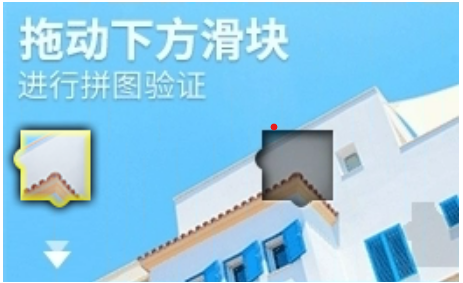
#> input picture 验证码识别/captcha.png, 463 x 283 px
$ python 'CV滑块.py'
#> lines starting #> are read from the running program, lines starting #| are printed output that depends on the picture; after the words box and inside, x2 and y2 are one past the last pixel; in counts of white or black regions, pixels touching at a corner belong together
import cv2
def template_matching(img_path, tm_path):

	# 导入图片，灰度化
#> called with img_path = 'captcha.png', tm_path = 'tm.png'
    img_rgb = cv2.imread(img_path)
#> img_rgb is the input picture: shape (283, 463, 3); mean B, G, R 230.9, 202.7, 147.2
    template_rgb = cv2.imread(tm_path)
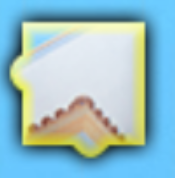
#> input picture 验证码识别/tm.png, 175 x 178 px
#> template_rgb is the input picture: shape (178, 175, 3); mean B, G, R 198.7, 190.5, 150.5
    img_gray = cv2.cvtColor(img_rgb, cv2.COLOR_BGR2GRAY)
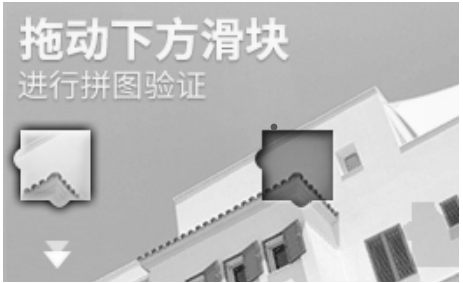
#> img_gray: shape (283, 463); min 30, max 255, mean 189.3
    tm_gray = cv2.cvtColor(template_rgb, cv2.COLOR_BGR2GRAY)
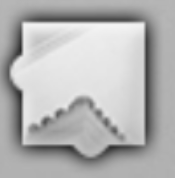
#> tm_gray: shape (178, 175); min 42, max 244, mean 179.5
    # 缺口图去除背景
    h, w = tm_gray.shape
#> h = 178; w = 175
    w_start_index, h_start_index = 0, 0
    w_end_index, h_end_index = w, h
#> w_end_index = 175; h_end_index = 178
    # 缺口图去除背景
    # 算出高起始位置
    for i in range(h):
        if not any(tm_gray[i, :]):
            h_start_index = i
        else:
            break
	# 算出高的结束位置
    for i in range(h - 1, 0, -1):
        if not any(tm_gray[i, :]):
            h_end_index = i
        else:
            break
	# 算出宽的起始位置
    for i in range(w):
        if not any(tm_gray[:, i]):
            w_start_index = i
        else:
            break
	# 算出宽的起始位置
    for i in range(w - 1, 0, -1):
        if not any(tm_gray[:, i]):
            w_end_index = i
        else:
            break
    # 取出完整的缺口图
    tm_gray= tm_gray[h_start_index:h_end_index + 1, w_start_index:w_end_index + 1]
    # 自适应阈值话
    img_thresh = cv2.adaptiveThreshold(img_gray, 255, cv2.ADAPTIVE_THRESH_GAUSSIAN_C, cv2.THRESH_BINARY, 5, 0)
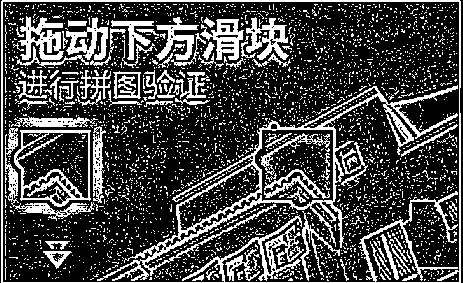
#> img_thresh: shape (283, 463); 27% white in thin lines or dots
    tm_thresh = cv2.adaptiveThreshold(tm_gray, 255, cv2.ADAPTIVE_THRESH_GAUSSIAN_C, cv2.THRESH_BINARY, 5, 0)
#> tm_thresh: shape (178, 175); 20.8% white; 800 white regions (773 under 20 px), largest, box (x1, y1, x2, y2) and area: (10, 22, 146, 157) 3250, (21, 38, 82, 72) 169, (7, 90, 19, 133) 123

    # 边缘检测
    img_canny = cv2.Canny(img_thresh, 0, 500)
#> img_canny: shape (283, 463); 24.6% white in thin lines or dots
    tm_canny = cv2.Canny(tm_thresh, 0, 500)
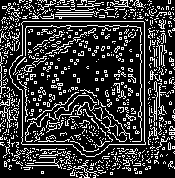
#> tm_canny: shape (178, 175); 22.1% white in thin lines or dots
    cv2.imshow("img_canny", img_canny)
    cv2.imshow("tm_canny", tm_canny)
    h, w = tm_gray.shape[:2]
    # 模板匹配
    res = cv2.matchTemplate(img_canny, tm_canny, cv2.TM_CCOEFF_NORMED)
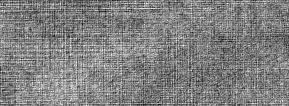
#> res: shape (106, 289) float32; min -0.0286, max 0.0275, mean -0.000238; drawn with min black and max white
    min_val, max_val, min_loc, max_loc = cv2.minMaxLoc(res)
#> min_val = -0.0286; max_val = 0.0275; min_loc = (105, 11); max_loc = (107, 94)
    right_bottom = (max_loc[0] + w, max_loc[1] + h)   # 右下角
#> right_bottom = (282, 272)
	# 圈出矩形坐标
    cv2.rectangle(img_rgb, max_loc, right_bottom, (0, 0, 255), 2)
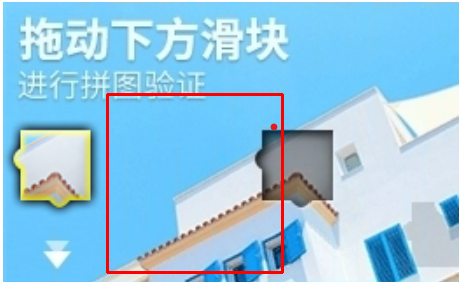
#> img_rgb: shape (283, 463, 3); 1.61% of pixels changed, all inside (x1, y1, x2, y2) = (106, 93, 284, 274)

    # 保存处理后的图片
    cv2.imwrite('res.png', img_rgb)

    # 显示图片 参数：（窗口标识字符串，imread读入的图像）
    # cv2.imshow("test_image", img_rgb)
    return img_rgb

if __name__=='__main__':
    template_matching('captcha.png','tm.png')
